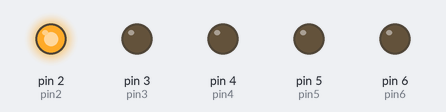
Bench run of a sketch on a simulated Arduino Uno, built with avr-gcc and run on an emulated ATmega328P. On the bench: output pins drawn as LEDs (lit = HIGH).

Above: at 0.1 s.
At 3.1 s:
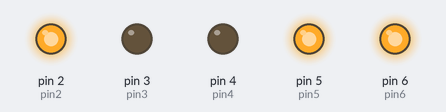
At 7.1 s:
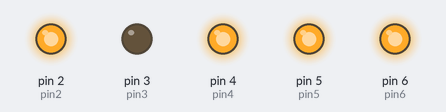
At 15.1 s:
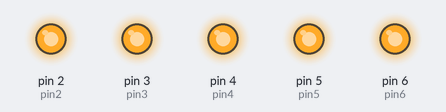
At 27.1 s:
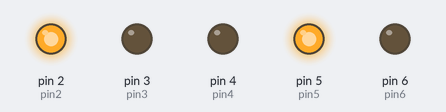
At 39.1 s:
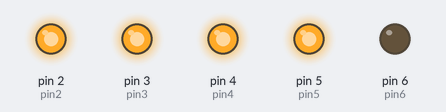
Timing chart, 0 to 40.0 s (numbered marks = the images above):
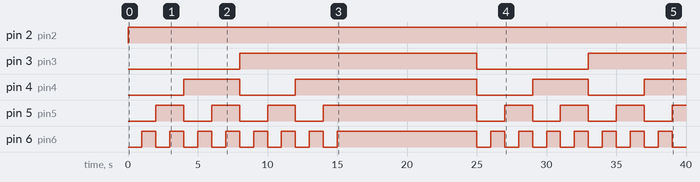

Measured:
- by itself, pin 2 (pin2): LOW → HIGH at 0.00 s
- by itself, pin 3 (pin3): LOW → HIGH at 8.0 s, → LOW 17.0 s later, → HIGH 8.0 s later
- by itself, pin 4 (pin4): goes HIGH 4.0 s, LOW 4.0 s, HIGH 13.0 s, LOW 4.0 s, HIGH 4.0 s, LOW 4.0 s, then HIGH
- by itself, pin 5 (pin5): goes 3 × (HIGH 2.0 s, LOW 2.0 s), HIGH 11.0 s, 3 × (LOW 2.0 s, HIGH 2.0 s), LOW 2.0 s, then HIGH
- by itself, pin 6 (pin6): goes 7 × (HIGH 1.0 s, LOW 1.0 s), HIGH 10.0 s, 7 × (LOW 1.0 s, HIGH 1.0 s), then LOW

The sketch:

BinaryCounter.ino
```cpp
int pin2 = 2;
int pin3 = 3;
int pin4 = 4;
int pin5 = 5;
int pin6 = 6;

void setup() {
  // put your setup code here, to run once:
  pinMode(pin2, OUTPUT);
  pinMode(pin3, OUTPUT);
  pinMode(pin4, OUTPUT);
  pinMode(pin5, OUTPUT);
  pinMode(pin6, OUTPUT);
}

void loop() {
  // put your main code here, to run repeatedly:

  //(10000)
  digitalWrite(pin2, HIGH);
  digitalWrite(pin3, LOW);
  digitalWrite(pin4, LOW);
  digitalWrite(pin5, LOW);
  digitalWrite(pin6, LOW);
  delay(1000);

  //(10001)
  digitalWrite(pin2, HIGH);
  digitalWrite(pin3, LOW);
  digitalWrite(pin4, LOW);
  digitalWrite(pin5, LOW);
  digitalWrite(pin6, HIGH);
  delay(1000);

  //(10010)
  digitalWrite(pin2, HIGH);
  digitalWrite(pin3, LOW);
  digitalWrite(pin4, LOW);
  digitalWrite(pin5, HIGH);
  digitalWrite(pin6, LOW);
  delay(1000);

  //(10011)
  digitalWrite(pin2, HIGH);
  digitalWrite(pin3, LOW);
  digitalWrite(pin4, LOW);
  digitalWrite(pin5, HIGH);
  digitalWrite(pin6, HIGH);
  delay(1000);

  //(10100)
  digitalWrite(pin2, HIGH);
  digitalWrite(pin3, LOW);
  digitalWrite(pin4, HIGH);
  digitalWrite(pin5, LOW);
  digitalWrite(pin6, LOW);
  delay(1000);

  //(10101)
  digitalWrite(pin2, HIGH);
  digitalWrite(pin3, LOW);
  digitalWrite(pin4, HIGH);
  digitalWrite(pin5, LOW);
  digitalWrite(pin6, HIGH);
  delay(1000);

  //(10110)
  digitalWrite(pin2, HIGH);
  digitalWrite(pin3, LOW);
  digitalWrite(pin4, HIGH);
  digitalWrite(pin5, HIGH);
  digitalWrite(pin6, LOW);
  delay(1000);

  //(10111)
  digitalWrite(pin2, HIGH);
  digitalWrite(pin3, LOW);
  digitalWrite(pin4, HIGH);
  digitalWrite(pin5, HIGH);
  digitalWrite(pin6, HIGH);
  delay(1000);

  //(11000)
  digitalWrite(pin2, HIGH);
  digitalWrite(pin3, HIGH);
  digitalWrite(pin4, LOW);
  digitalWrite(pin5, LOW);
  digitalWrite(pin6, LOW);
  delay(1000);

  //(11001)
  digitalWrite(pin2, HIGH);
  digitalWrite(pin3, HIGH);
  digitalWrite(pin4, LOW);
  digitalWrite(pin5, LOW);
  digitalWrite(pin6, HIGH);
  delay(1000);

  //(11010)
  digitalWrite(pin2, HIGH);
  digitalWrite(pin3, HIGH);
  digitalWrite(pin4, LOW);
  digitalWrite(pin5, HIGH);
  digitalWrite(pin6, LOW);
  delay(1000);

  //(11011)
  digitalWrite(pin2, HIGH);
  digitalWrite(pin3, HIGH);
  digitalWrite(pin4, LOW);
  digitalWrite(pin5, HIGH);
  digitalWrite(pin6, HIGH);
  delay(1000);

  //(11100)
  digitalWrite(pin2, HIGH);
  digitalWrite(pin3, HIGH);
  digitalWrite(pin4, HIGH);
  digitalWrite(pin5, LOW);
  digitalWrite(pin6, LOW);
  delay(1000);

  //(11101)
  digitalWrite(pin2, HIGH);
  digitalWrite(pin3, HIGH);
  digitalWrite(pin4, HIGH);
  digitalWrite(pin5, LOW);
  digitalWrite(pin6, HIGH);
  delay(1000);

  //(11110)
  digitalWrite(pin2, HIGH);
  digitalWrite(pin3, HIGH);
  digitalWrite(pin4, HIGH);
  digitalWrite(pin5, HIGH);
  digitalWrite(pin6, LOW);
  delay(1000);

  //(11111)
  digitalWrite(pin2, HIGH);
  digitalWrite(pin3, HIGH);
  digitalWrite(pin4, HIGH);
  digitalWrite(pin5, HIGH);
  digitalWrite(pin6, HIGH);
  delay(10000);
}
```
